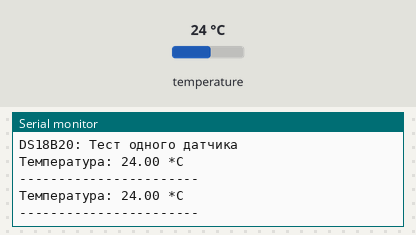
The sketch below on a simulated Arduino Uno, built with avr-gcc and run on an emulated ATmega328P. On the bench: the last lines printed to the serial monitor. The inputs (shaded band) are chosen by the test bench; at power-on: temperature 24 °C.

Above: at 4.3 s.
4.4 s: temperature set to 12 °C
At 7.2 s:
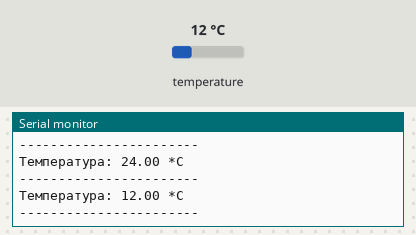
8.1 s: temperature set to 19 °C
At 10.5 s:
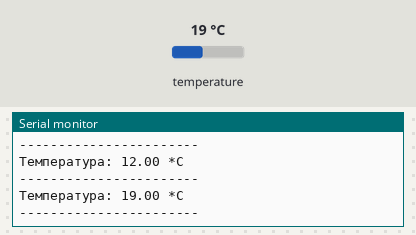
Timing chart, 0 to 12.0 s (numbered marks = the images above; inputs shaded):
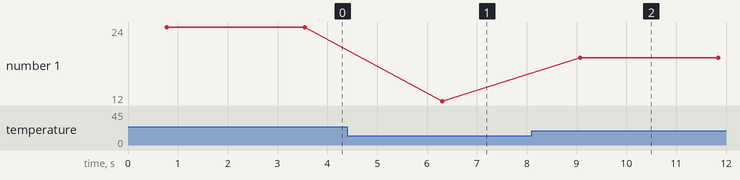

The sketch:

lab2.4.ino
```cpp
#include <OneWire.h>
#include <DallasTemperature.h>

// Пін, до якого підключений DS18B20 (наприклад, GPIO 4)
#define ONE_WIRE_BUS 4

// Налаштування OneWire
OneWire oneWire(ONE_WIRE_BUS);
DallasTemperature sensors(&oneWire);

void setup() {
  Serial.begin(115200);
  Serial.println("DS18B20: Тест одного датчика");

  sensors.begin(); // Ініціалізація
}

void loop() {
  // Запит на вимірювання температури
  sensors.requestTemperatures();

  // Зчитуємо дані лише для першого датчика (індекс 0)
  float tempC = sensors.getTempCByIndex(0);

  // Перевірка, чи датчик підключений
  if (tempC != DEVICE_DISCONNECTED_C) {
    Serial.print("Температура: ");
    Serial.print(tempC);
    Serial.println(" *C");
  } else {
    Serial.println("Помилка: Датчик не знайдено!");
  }

  Serial.println("-----------------------");
  delay(2000); // Оновлення кожні 2 секунди
}
```

Measured:
- after the input at 4.4 s, the serial monitor: prints a new line after 1.9 s (image 1)
- after the input at 8.1 s, the serial monitor: prints a new line after 0.98 s (image 2)
- plotted number 1: 24 → 12 after the input at 4.4 s, 12 → 19 after the input at 8.1 s
